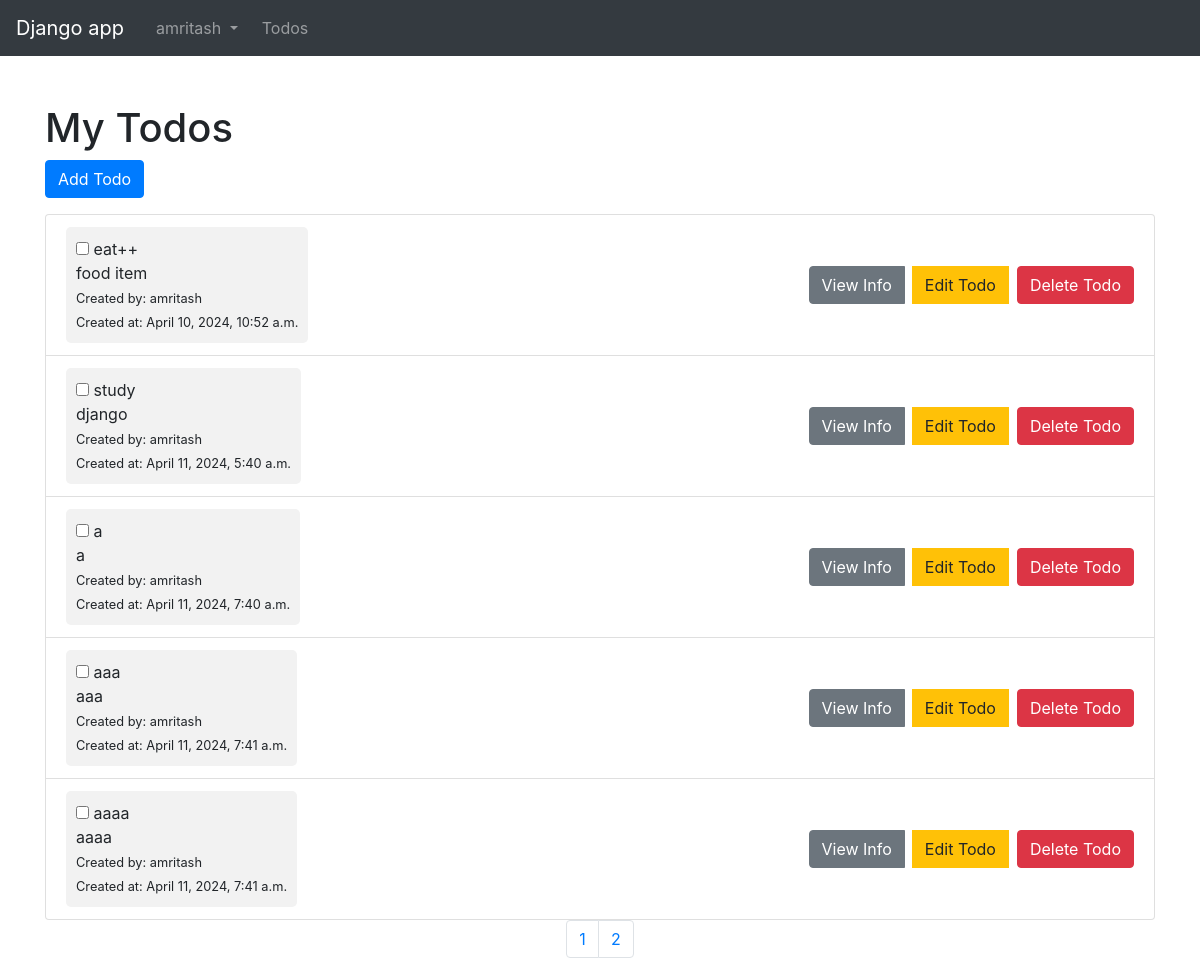
The app's page /todo_list (signed in) with its own data.
### myapp/models.py (models this page shows, shortened)
class Todo(models.Model):
    title = models.CharField(max_length=200)
    description = models.TextField()
    completed = models.BooleanField(default=False)
    created_at = models.DateTimeField(auto_now_add=True)
    created_by = models.ForeignKey(User, on_delete=models.CASCADE)

### myapp/views.py (the view)
# urls.py: path('todo_list', views.todo_list, name = 'todo_list'),
@login_required
def todo_list(request):
    todos = Todo.objects.filter(created_by=request.user)
    page_number = request.GET.get('page', 1)
    paginator = Paginator(todos, 5)
    page_obj = paginator.get_page(page_number)
    context = {
        'todos': page_obj,
        'paginator': paginator,
        'page_range': paginator.page_range[:5],
    }
    print(context)
    return render(request, 'todo_list.html', context)

### templates/todo_list.html (shortened to what this page needs)
<!DOCTYPE html>
{% extends 'navbar.html' %}  {% block content %}
<div class="container mt-5">
  <div class="row">
    <div class="col-md-12">
      <h1>My Todos</h1>
      <a href="{% url "add_todo" %}" class="btn btn-primary mb-3">Add Todo</a>  <ul class="list-group">
        {% for todo in todos %}
          <li class="list-group-item d-flex justify-content-between align-items-center">
            <div class="todo-details grey-box">
              <form method="post" action="{% url "update_todo" todo.id %}">
                <input type="checkbox" name="completed" value="true" {% if todo.completed %}checked{% endif %} id="todo-{{ todo.id }}">
                <span class="todo-title" id="todo-text-{{ todo.id }}">
                  {{ todo.title }}
                    <br>
                    {{ todo.description }}<br>
                  </form>
                <small>Created by: {{ todo.created_by.username }}</small><br>
                <small>Created at: {{ todo.created_at }}</small><br>
            </div>
            <div class="btn-group">
              <a href="{% url "todo_detail" todo.id %}" class="btn btn-secondary mr-2">View Info</a>
              <a href="{% url "edit_todo" todo.id %}" class="btn btn-warning mr-2">Edit Todo</a>
              <form method="post" action="{% url "delete_todo" todo.id %}">
                <button type="submit" class="btn btn-danger">Delete Todo</button>
              </form>
            </div>
          </li>
        {% endfor %}
      </ul>
      <nav aria-label="Page navigation example">
        <ul class="pagination justify-content-center">
          {% for page_num in page_range %}
            <li class="page-item {% if page_num == page_obj.number %}active{% endif %}">
              <a class="page-link" href="?page={{ page_num }}">{{ page_num }}</a>
            </li>
          {% endfor %}
        </ul>
      </nav>
    </div>
  </div>
</div>
{% endblock %}

### templates/navbar.html (shortened to what this page needs)
<!DOCTYPE html>
{% load static %}
<html lang="en" dir="ltr">
  <head>
    <link rel="stylesheet" href="https://stackpath.bootstrapcdn.com/bootstrap/4.3.1/css/bootstrap.min.css">
    <link rel="stylesheet" href="https://stackpath.bootstrapcdn.com/bootstrap/4.3.1/js/bootstrap.min.js">
    <link rel="stylesheet" href="https://stackpath.bootstrapcdn.com/bootstrap/4.3.1/js/bootstrap.bundle.min.js">
    <link rel="stylesheet" href="https://maxcdn.bootstrapcdn.com/bootstrap/4.3.1/css/bootstrap.min.css">
    <link rel="stylesheet" href="https://use.fontawesome.com/releases/v5.8.2/css/all.css">
  </head>
  <body>
    <nav class="navbar navbar-expand-md bg-dark navbar-dark">
      <a class="navbar-brand" href="#">Django app</a>
      <div class="collapse navbar-collapse" id="collapsibleNavbar">
        <ul class="navbar-nav">
        {% if user.is_authenticated %}
            <li class="nav-item dropdown ml-2" style="margin-left: 650px">
        <a class="nav-link dropdown-toggle" href="{% url "profile" %}" id="navbardrop" data-toggle="dropdown">
          {{request.user}}
        </a>
      </li>
      <li class="nav-item">
        <a class="nav-link ml-2" href="{% url "todo_list" %}">Todos</a> </li>
    {% endif %}
        </ul>
      </div>
    </nav>
    {% block content %}
    {% endblock %}
  </body>
</html>

### templates/todo_list.html (style rules this page uses)
.grey-box { background-color: #f2f2f2; padding: 10px; border-radius: 5px; }
.todo-title { text-decoration: none; }

### records on screen
Todo: title "eat++", description "food item", created_by.username "amritash", created_at "April 10, 2024, 10:52 a.m."
Todo: title "study", description "django", created_by.username "amritash", created_at "April 11, 2024, 5:40 a.m."
Todo: title "a", description "a", created_by.username "amritash", created_at "April 11, 2024, 7:40 a.m."
Todo: title "aaa", description "aaa", created_by.username "amritash", created_at "April 11, 2024, 7:41 a.m."
Todo: title "aaaa", description "aaaa", created_by.username "amritash", created_at "April 11, 2024, 7:41 a.m."

### other values on screen
{{ request.user }} "amritash"
{{ page_num }} "1" "2"
